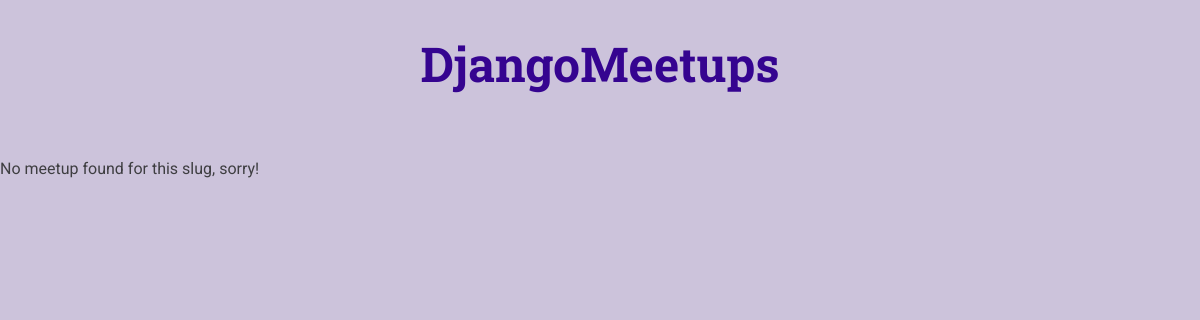
The page /a-second-meetup on the database as committed earlier.
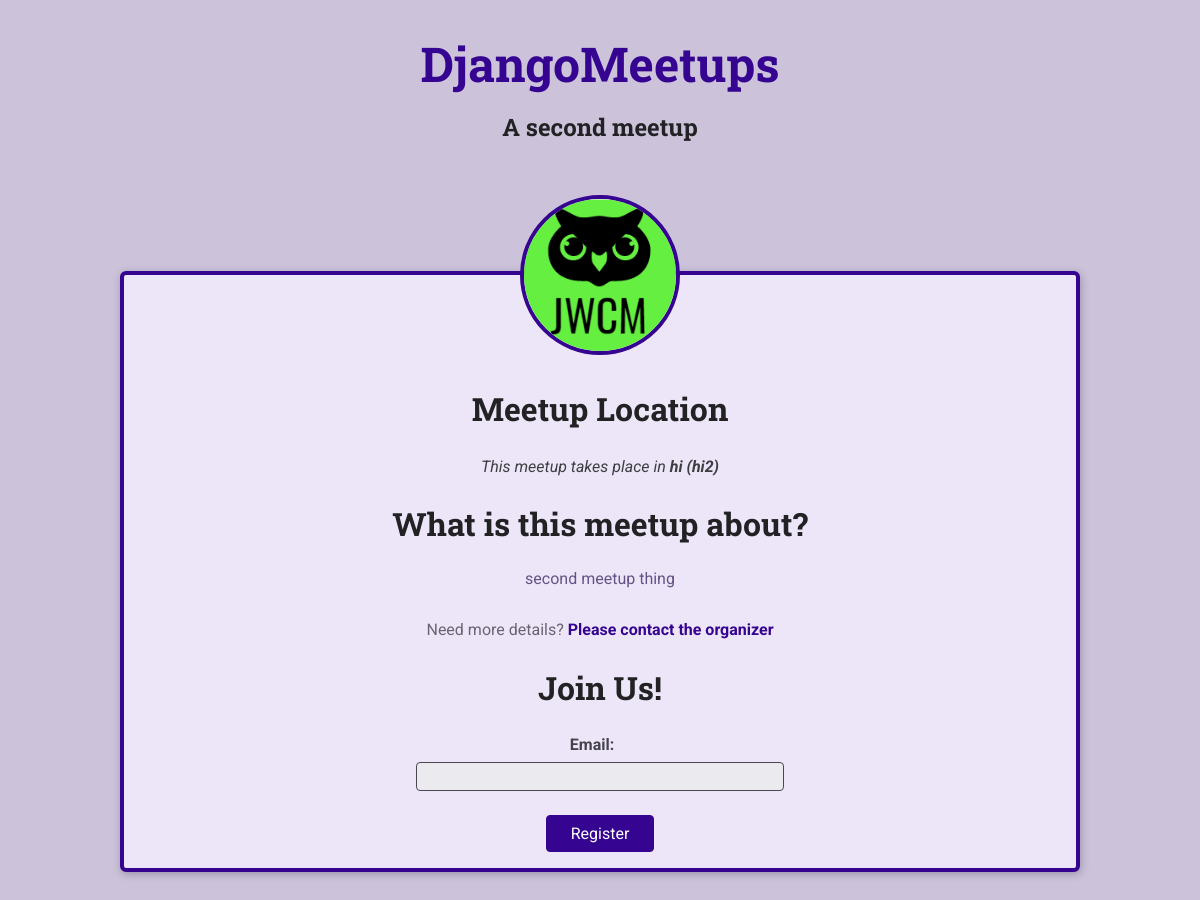
The same page on the database as committed later.
### meetups/models.py (models this page shows, shortened)
class Meetup(models.Model):
    title = models.CharField(max_length=200)
    slug = models.SlugField(unique=True) #itll know which format to use with prepopualted_fields
    description = models.TextField() #for longer text
    image = models.ImageField(upload_to = 'images') #for images duh
    location = models.ForeignKey(Location, on_delete=models.CASCADE) #cascade will just delete up
    participants = models.ManyToManyField(Participant, blank=True, null=True) #it can be a blank field, then put null in its spot
    organizer_email = models.EmailField()
    date = models.DateField()

class Location(models.Model):
    name = models.CharField(max_length=200)
    address = models.CharField(max_length=300)
    def __str__(self):
        return f'{self.name} ({self.address})' #how the value should be viewed if requested

### meetups/views.py (the view, shortened to what this page needs)
# urls.py: path('<slug:meetup_slug>', views.meetup_details, name='meetup-detail'), #dynamic url     #domain.com/meetups/<dynamic-meetup-title> etc.
def meetup_details(request, meetup_slug): #meetup_slug needs to match the identifier in urls
  try:
      selected_meetup = Meetup.objects.get(slug=meetup_slug) #entry where this condition is met
      if request.method == 'GET': #if we have a get request? huh
        registration_form = RegistrationForms()
      return render(request, 'meetups/meetup-details.html', { #always return this template reguardless of POST or GET
          'meetup_found' : True,
          'meetup_details':selected_meetup,
          'form':registration_form
          })
  except Exception as exc:
    return render(request, 'meetups/meetup-details.html',{ #as named in file explorer
      'meetup_found' : False
    })

### meetups/forms.py
class RegistrationForms(forms.ModelForm): #initially used forms.ModelForm, ModelForm is good for save method
    class Meta: #will infer a form from this field in the model
        model = Participant
        fields = ['email']

### meetups/templates/meetups/meetup-details.html (shortened to what this page needs)
{% extends 'meetups/base/base.html' %}
{% load static %}
{% block site_css %}
    <link rel="stylesheet" href="{% static 'meetups/styles/meetup-details.css' %}">
{% endblock %}
{% block main_heading %}
    {{meetup_details.title}}
{% endblock %}
{% block body %}
{% if meetup_found %}
<article>
    <img id='main-image' src="{{meetup_details.image.url}}" alt="{{meetup_details.title}}">
    <section id="location">
        <h2>Meetup Location</h2>
        <address>This meetup takes place in <span> {{meetup_details.location}} </span> {{meetup_details.address}}</address>
    </section>
    <section id ="details">
    <h2>What is this meetup about?</h2>
    <p>{{meetup_details.description}}</p>
    <footer>
        <p>Need more details? <a href="mailto: {{meetup_details.organizer_email}}">Please contact the organizer<a></a></p>
    </footer>
    </section>
    <section id="registration">
        <h2>Join Us!</h2>
        <form action="{% url 'meetup-detail' meetup_details.slug %}" method="POST">
            <ul>
                {{ form.as_ul }}
            </ul>
            <div id="registration-actions">
                <button>Register</button>
            </div>
        </form>
    </section>
</article>
{% else %}
    <p>No meetup found for this slug, sorry!</p>
{% endif %}
{% endblock %}

### meetups/templates/meetups/base/base.html (shortened to what this page needs)
{% load static %}
<!DOCTYPE html>
<html lang="en">
<head>
    <link rel="stylesheet" href="{% static 'meetups/styles/base.css' %}">
    {% block site_css %}{% endblock %}
</head>
<body>
    <header id="main-header">
        <nav><a href="/meetups" id="main-logo">DjangoMeetups</a></nav>
        <h1>{% block main_heading %}Main Heading{% endblock %}</h1>
    </header>
    <main>
        {% block body %}{% endblock %}
    </main>
</body>
</html>

### meetups/static/meetups/styles/base.css (style rules this page uses)
* { box-sizing: border-box; }
body { font-family: 'Roboto', sans-serif; margin: 0; background-color: #ccc3db; color: #3e3e41; }
h1, h2, h3 { font-family: 'Roboto Slab', sans-serif; color: #222224; }
button, .btn { cursor: pointer; font: inherit; padding: 0.5rem 1.5rem; background-color: #350490; border: 1px solid #350490; color: white; border-radius: 4px; text-decoration: none; }
#main-header { width: 100%; text-align: center; padding: 2rem 0; }
#main-header h1 { font-size: 1.5rem; }
#main-logo { font-size: 3rem; font-family: 'Roboto Slab', sans-serif; text-decoration: none; color: #350490; font-weight: bold; }

Rows that differ between the two databases and show on the page:
added Meetup: title "A second meetup", image (picture), location "hi (hi2)", description "second meetup thing"
Other text that changed with them:
text no longer shown: "No meetup found for this slug, sorry!"
text now shown: "Meetup Location This meetup takes place in What is this meetup about? Need more details? Please contact the organizer Join Us! Email: Register"
